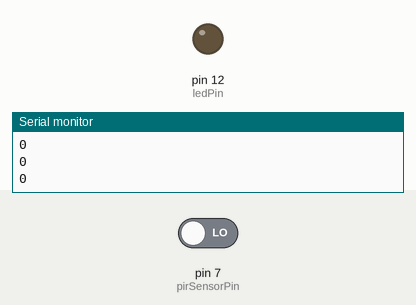
Recording of a sketch running on a simulated Arduino Uno, built with avr-gcc and run on an emulated ATmega328P. Parts: output pins drawn as LEDs (lit = HIGH), the last lines printed to the serial monitor. Inputs (shaded band) come from the test bench; at power-on: pin 7 (pirSensorPin) LOW.

Above: at 1.2 s.
1.3 s: pin 7 (pirSensorPin) driven HIGH
At 1.9 s:
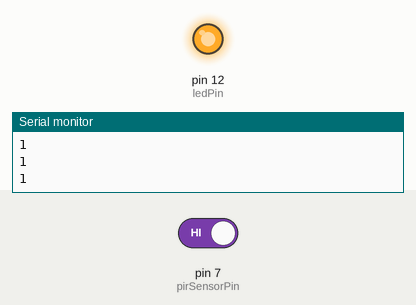
2.8 s: pin 7 (pirSensorPin) driven LOW
At 3.1 s:
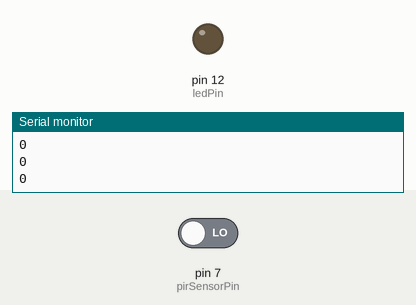
Timing chart, 0 to 5.8 s (numbered marks = the images above; inputs shaded):
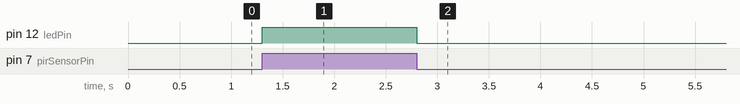

Measured:
- after the input at 1.3 s, pin 12 (ledPin): LOW → HIGH at once
- after the input at 2.8 s, pin 12 (ledPin): HIGH → LOW at once

The sketch:

pirSensor.ino
```cpp
int ledPin = 12;

int pirSensorPin = 7;
int pirSensorValue = 0;

void setup() {
  // put your setup code here, to run once:
  pinMode(pirSensorPin, INPUT);
  pinMode(ledPin, OUTPUT);

  Serial.begin(9600);
}

void loop() {
  pirSensorValue = digitalRead(pirSensorPin);
  digitalWrite(ledPin, pirSensorValue);
  Serial.println(pirSensorValue);

  delay(100);

}
```
